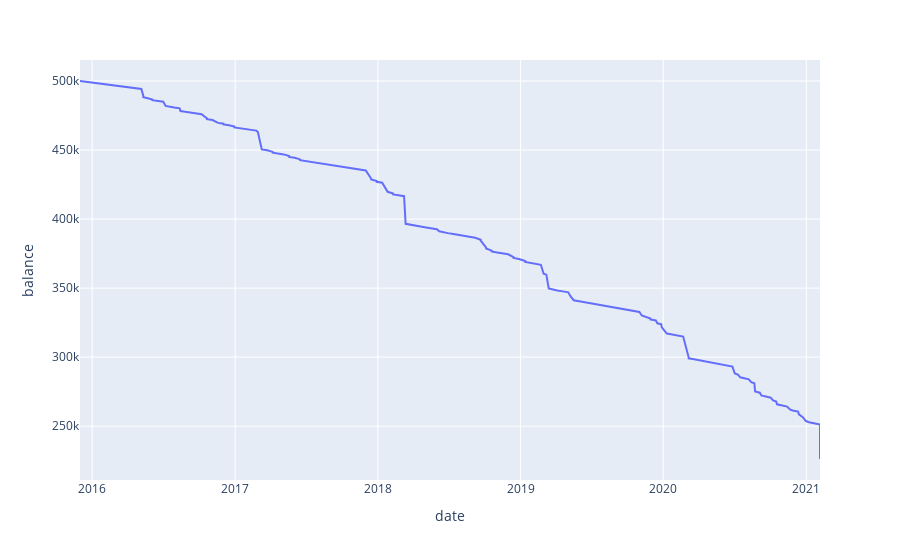

Here is the notebook cell this chart was saved with:
### Code cell
fig = ww.plot('date', 'balance')
fig.show()

### Figure 1 — Plotly figure (JSON) as saved in the notebook; plotly's stock layout.template omitted (floating-point values rounded to 4 significant figures; data arrays with more than 128 entries replaced by an {"elided": "..."} marker saying what was removed)
{"data": [{"hovertemplate": "date=%{x}<br>balance=%{y}<extra></extra>", "legendgroup": "", "line": {"color": "#636efa", "dash": "solid"}, "mode": "lines", "name": "", "orientation": "v", "showlegend": false, "type": "scatter", "x": {"elided": "180 str values"}, "xaxis": "x", "y": {"elided": "180 float values"}, "yaxis": "y"}], "layout": {"legend": {"tracegroupgap": 0}, "margin": {"t": 60}, "xaxis": {"anchor": "y", "domain": [0, 1], "title": {"text": "date"}}, "yaxis": {"anchor": "x", "domain": [0, 1], "title": {"text": "balance"}}}}
